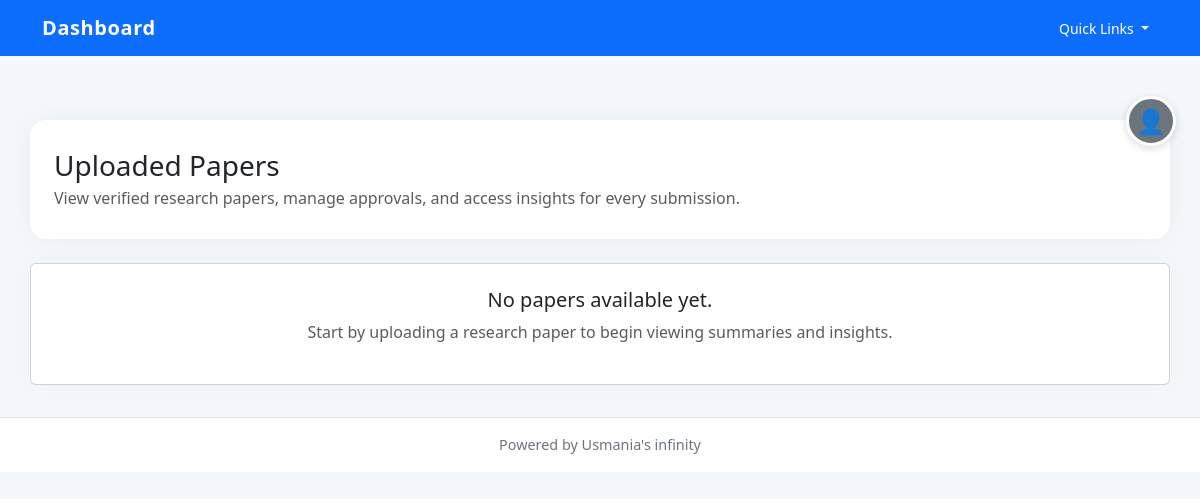
Page /papers/list on the earlier database version.
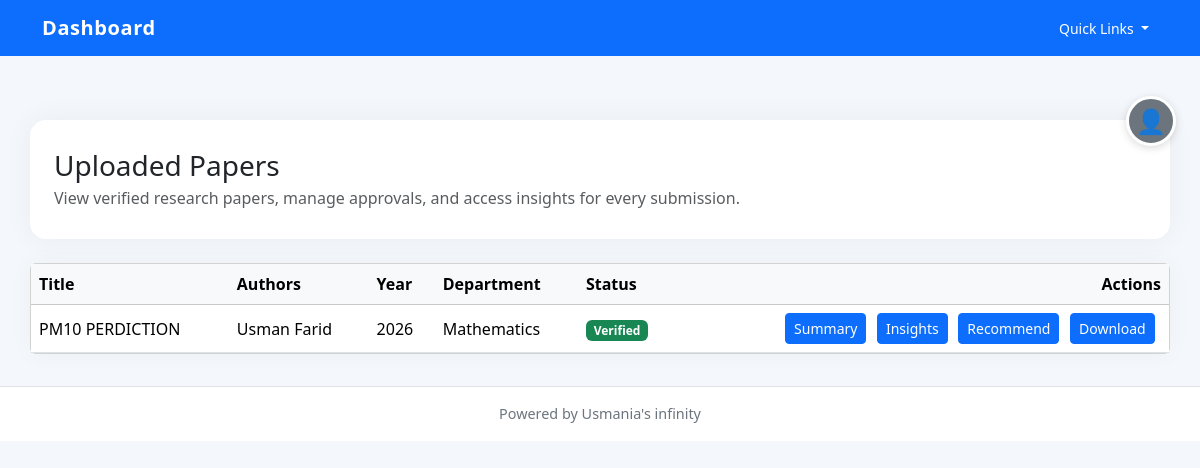
Same page on the later database version.
### app/models.py (models this page shows)
class Paper(db.Model):
    __tablename__ = "papers"
    id = db.Column(db.Integer, primary_key=True)
    title = db.Column(db.String(500))
    authors = db.Column(db.Text)
    year = db.Column(db.Integer)
    abstract = db.Column(db.Text)
    pdf_path = db.Column(db.String(500))
    link = db.Column(db.String(500))
    verified = db.Column(db.Boolean, default=False)
    department_id = db.Column(db.Integer, db.ForeignKey("departments.id"))
    user_id = db.Column(db.Integer, db.ForeignKey("users.id"))
    created_at = db.Column(db.DateTime, default=datetime.utcnow)

class Department(db.Model):
    __tablename__ = "departments"
    id = db.Column(db.Integer, primary_key=True)
    name = db.Column(db.String(150), unique=True, nullable=False)
    users = db.relationship("User", backref="department", lazy=True)
    papers = db.relationship("Paper", backref="department", lazy=True)

### app/routes/papers.py (the view)
@papers_bp.route("/list")
def list_papers():
    papers = Paper.query.all()
    return render_template("list_papers.html", papers=papers)

### app/templates/list_papers.html (shortened to what this page needs)
{% extends "base.html" %}
{% block content %}
<div class="page-header">
    <div class="d-flex flex-column flex-md-row justify-content-between align-items-start gap-3">
        <div>
            <h1 class="h3 mb-1">Uploaded Papers</h1>
            <p class="text-muted mb-0">View verified research papers, manage approvals, and access insights for every submission.</p>
        </div>
    </div>
</div>
{% if papers %}
<div class="card card-shadow">
    <div class="table-responsive">
        <table class="table table-hover align-middle mb-0">
            <thead class="table-light">
                <tr>
                    <th>Title</th>
                    <th>Authors</th>
                    <th>Year</th>
                    <th>Department</th>
                    <th>Status</th>
                    <th class="text-end">Actions</th>
                </tr>
            </thead>
            <tbody>
                {% for paper in papers %}
                <tr>
                    <td>{{ paper.title }}</td>
                    <td>{{ paper.authors }}</td>
                    <td>{{ paper.year }}</td>
                    <td>{{ paper.department.name if paper.department else 'N/A' }}</td>
                    <td>
                        {% if paper.verified %}
                        <span class="badge bg-success">Verified</span>
                        {% else %}
                        <span class="badge bg-warning text-dark">Pending</span>
                        {% endif %}
                    </td>
                    <td class="text-end table-actions">
                        <a href="{{ url_for('papers.summary', paper_id=paper.id) }}" class="btn btn-sm btn-outline-primary">Summary</a>
                        <a href="{{ url_for('papers.insights', paper_id=paper.id) }}" class="btn btn-sm btn-outline-secondary">Insights</a>
                        <a href="{{ url_for('papers.recommend', paper_id=paper.id) }}" class="btn btn-sm btn-outline-info">Recommend</a>
                        {% if paper.pdf_path %}
                        <a href="{{ url_for('papers.download_paper', paper_id=paper.id) }}" class="btn btn-sm btn-outline-success">Download</a>
                        {% endif %}
                    </td>
                </tr>
                {% endfor %}
            </tbody>
        </table>
    </div>
</div>
{% else %}
<div class="card card-shadow p-4 text-center">
    <h2 class="h5">No papers available yet.</h2>
    <p class="text-muted">Start by uploading a research paper to begin viewing summaries and insights.</p>
</div>
{% endif %}
{% endblock %}

Differences in the rows shown:
added Paper: title "PM10 PERDICTION", authors "Usman Farid", year "2026", department "Mathematics", verified "Verified"
Other differences:
text no longer shown: "No papers available yet. Start by uploading a research paper to begin viewing summaries and insights."
text now shown: "Title Authors Year Department Status Actions"
